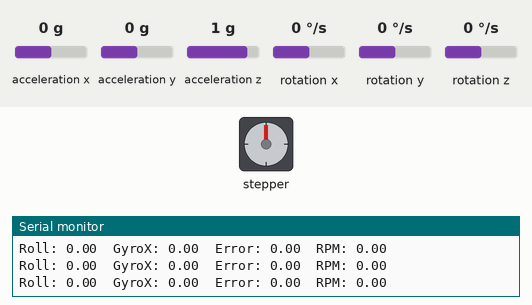
Bench run of a sketch on a simulated Arduino Uno, built with avr-gcc and run on an emulated ATmega328P. Shown: stepper motor, the last lines printed to the serial monitor. Wiring (inferred from the names in the program): stepper motor driver (1600 steps per turn assumed): step pin 2; direction pin 3. The inputs (shaded band) are chosen by the test bench; at power-on: acceleration y 0 g, acceleration z 1 g, acceleration x 0 g, rotation x 0 °/s, rotation y 0 °/s, rotation z 0 °/s.

Above: at 5.0 s.
5.1 s: acceleration y set to 0.8 g
At 5.48 s:
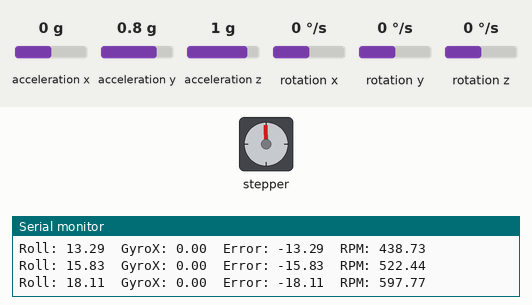
8.1 s: acceleration y set to 0 g
At 10.2 s:
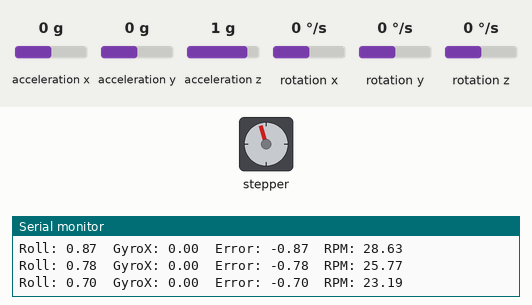
11.1 s: acceleration z set to 0.1 g
12.6 s: acceleration z set to -0.2 g
At 12.8 s:
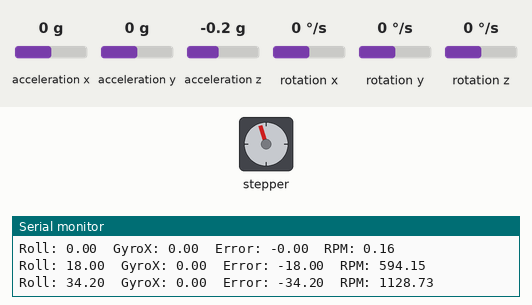
15.6 s: acceleration y set to -0.8 g
At 15.95 s:
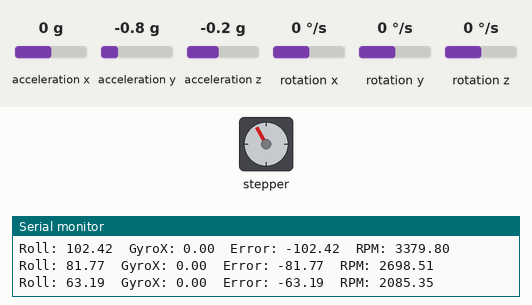
18.6 s: acceleration y set to 1.4 g
Timing chart, 0 to 26.3 s (numbered marks = the images above; inputs shaded):
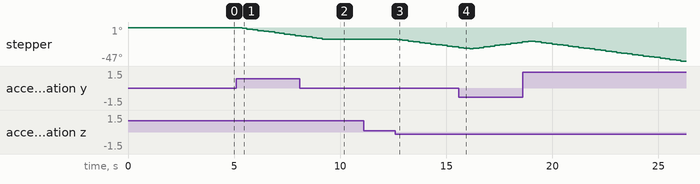

The sketch:

FILE_CODE.ino
```cpp
#include <Wire.h>
#include <MPU6050.h>

MPU6050 mpu;

// ---------------- MOTOR PINS ----------------
#define STEP_PIN 2
#define DIR_PIN 3

// ---------------- USER PARAMETERS ----------------

// PD control gains
float Kp = 6.0;
float Kd = 1.2;

// RPM settings
float MIN_RPM = 40;
float MAX_RPM = 140;
float RPM_SCALE = 5.5;

// Stability dead zone
float DEAD_ANGLE = 3.5;
float DEAD_GYRO  = 3.5;

// Stepper settings
int stepsPerRev = 1600;

// Filter constants
float angleFilter = 0.90;
float gyroFilter  = 0.80;

// ---------------- VARIABLES ----------------

float roll = 0;
float filteredRoll = 0;

float gyroX = 0;
float filteredGyro = 0;

float zeroRoll = 0;
float gyroOffset = 0;

float error = 0;

unsigned long stepDelay;

// ---------------- CALIBRATION ----------------

void calibrateMPU() {

  float sumRoll = 0;
  float sumGyro = 0;

  Serial.println("Calibrating MPU6050...");
  Serial.println("Keep system stable");

  for (int i = 0; i < 200; i++) {

    int16_t ax, ay, az;
    int16_t gx, gy, gz;

    mpu.getAcceleration(&ax, &ay, &az);
    mpu.getRotation(&gx, &gy, &gz);

    float tempRoll = atan2(ay, az) * 180 / PI;

    sumRoll += tempRoll;
    sumGyro += gx;

    delay(5);
  }

  zeroRoll = sumRoll / 200.0;
  gyroOffset = sumGyro / 200.0;

  Serial.println("Calibration Completed");
}

// ---------------- SETUP ----------------

void setup() {

  Wire.begin();
  Serial.begin(9600);

  mpu.initialize();

  if (!mpu.testConnection()) {

    Serial.println("MPU6050 connection failed");

    while (1);
  }

  pinMode(STEP_PIN, OUTPUT);
  pinMode(DIR_PIN, OUTPUT);

  delay(2000);

  calibrateMPU();
}

// ---------------- LOOP ----------------

void loop() {

  int16_t ax, ay, az;
  int16_t gx, gy, gz;

  // Read MPU6050
  mpu.getAcceleration(&ax, &ay, &az);
  mpu.getRotation(&gx, &gy, &gz);

  // ---------------- ROLL ANGLE ----------------

  float rawRoll = atan2(ay, az) * 180 / PI;
  rawRoll -= zeroRoll;

  // Low-pass filter
  filteredRoll =
      angleFilter * filteredRoll +
      (1.0 - angleFilter) * rawRoll;

  roll = filteredRoll;

  // ---------------- GYRO X ----------------

  float rawGyro = (gx - gyroOffset) / 131.0;

  // Gyro filtering
  filteredGyro =
      gyroFilter * filteredGyro +
      (1.0 - gyroFilter) * rawGyro;

  gyroX = filteredGyro;

  // ---------------- ERROR ----------------

  error = -roll;

  // ---------------- SERIAL MONITOR ----------------

  Serial.print("Roll: ");
  Serial.print(roll);

  Serial.print("  GyroX: ");
  Serial.print(gyroX);

  Serial.print("  Error: ");
  Serial.print(error);

  Serial.print("  RPM: ");

  float debugRPM =
      (abs(error) * Kp +
       abs(gyroX) * Kd) *
      RPM_SCALE;

  Serial.println(debugRPM);

  // ---------------- DEAD ZONE ----------------

  if (abs(error) < DEAD_ANGLE &&
      abs(gyroX) < DEAD_GYRO) {

    delay(5);
    return;
  }

  // ---------------- PD CONTROL ----------------

  float output =
      (Kp * error) +
      (Kd * gyroX);

  // ---------------- DIRECTION ----------------

  if (output > 0)
    digitalWrite(DIR_PIN, HIGH);
  else
    digitalWrite(DIR_PIN, LOW);

  // ---------------- RPM CONTROL ----------------

  float rpm = abs(output) * RPM_SCALE;

  // RPM limits
  if (rpm > MAX_RPM)
    rpm = MAX_RPM;

  if (rpm < MIN_RPM)
    rpm = MIN_RPM;

  // ---------------- STEP DELAY ----------------

  stepDelay =
      (60.0 * 1000000.0) /
      (rpm * stepsPerRev);

  // ---------------- MOTOR ROTATION ----------------

  digitalWrite(STEP_PIN, HIGH);
  delayMicroseconds(stepDelay / 2);

  digitalWrite(STEP_PIN, LOW);
  delayMicroseconds(stepDelay / 2);
}
```

Measured:
- after the input at 5.1 s, stepper: keeps turning counter-clockwise at about 4°/s, starting after 0.28 s
- after the input at 8.1 s, stepper: goes on until 9.2 s, then stays -16°
- after the input at 12.6 s, stepper: keeps turning counter-clockwise at about 4°/s, starting after 0.09 s
